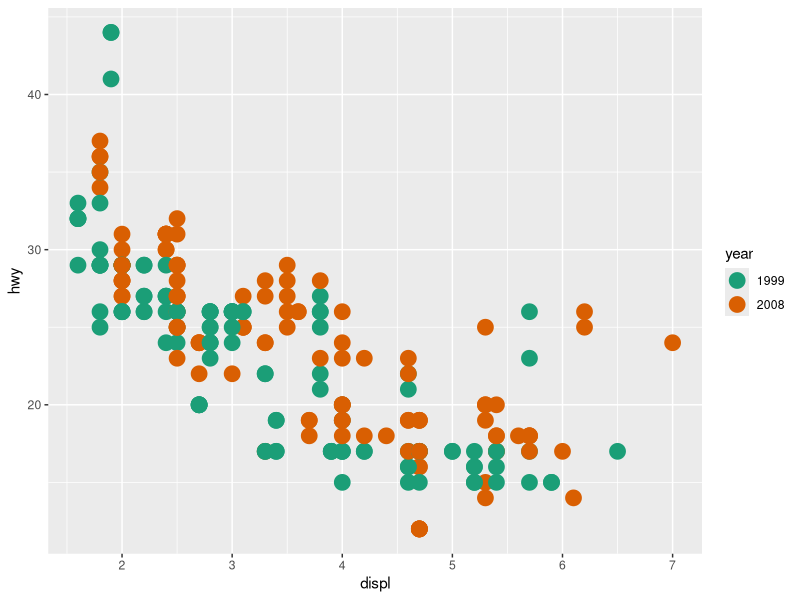

Reproduce this figure in R.
library(ggplot2)
base <- ggplot(mpg, aes(displ, hwy)) + 
  geom_point(aes(colour = factor(year)), size = 5) + 
  scale_colour_brewer("year", type = "qual", palette = 2) 

base
#scale_colour_brewer function to specify that you want to use a qualitative (qual) color palette.
#it easier for viewers to understand and interpret the plot.(different color plot)
